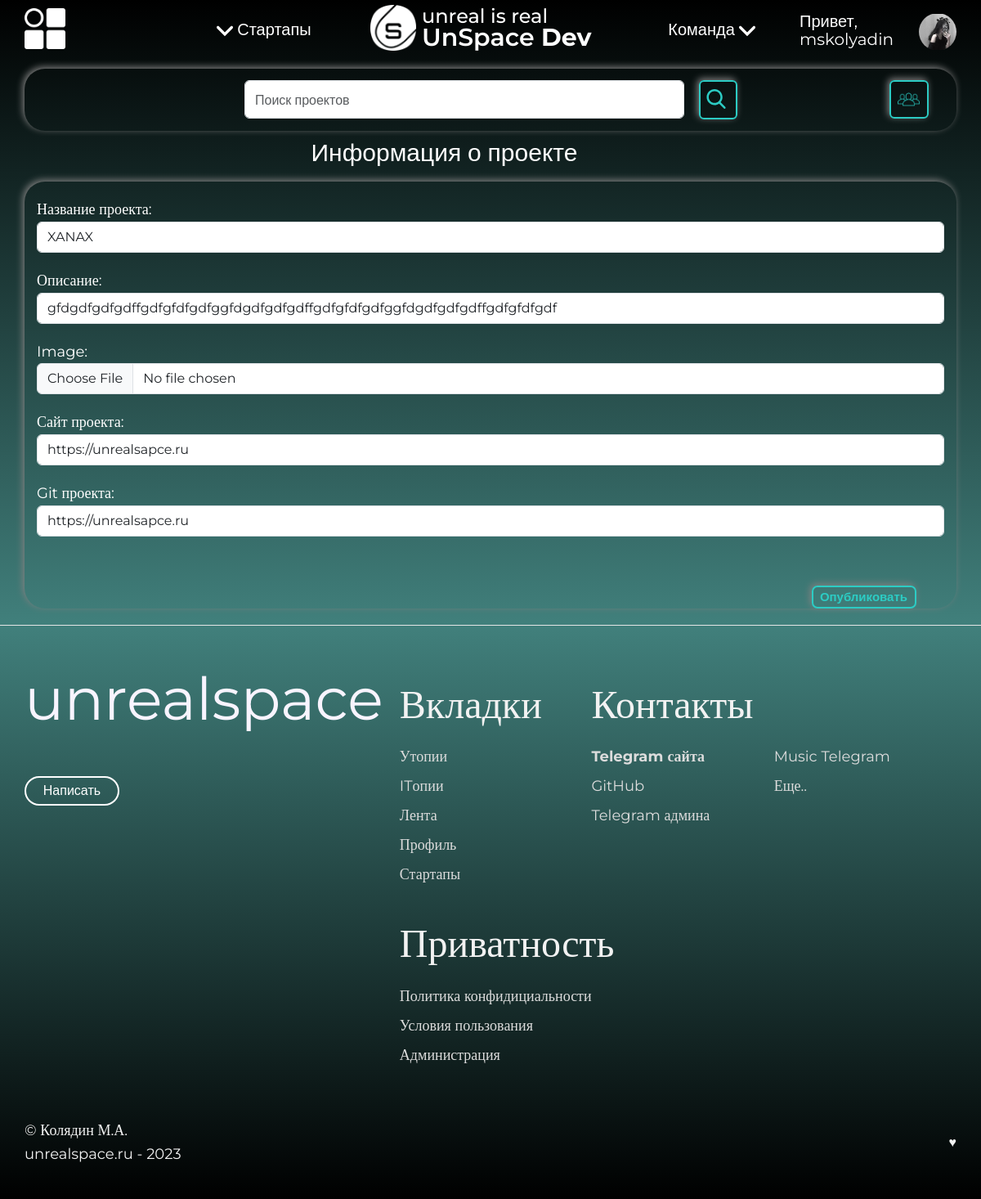
/dev/editstartup/1 (signed in), run on the app's committed database.
### regauth/models.py (models this page shows, shortened)
class Profile(models.Model):
    user = models.OneToOneField(User, on_delete=models.CASCADE)
    avatar = models.ImageField(default='default.png', upload_to='profile_avatars')
    bio = models.CharField(max_length=100, validators=[MinLengthValidator(50)],  blank=True, default='Добро пожаловать на UnrealSpace! Пожалуйста, заполните свой профиль. ')
    tags = TaggableManager()
    contact = models.URLField(default="http://")
    date_registered = models.DateTimeField(auto_now_add=True)
    raiting = models.ManyToManyField(User, related_name='raiting')
    slug = models.SlugField(max_length=255, default=uuid.uuid4,
                            allow_unicode=True, db_index=True, verbose_name="URL")
    verify = models.BooleanField('Галочка', default=False)
    telegram = models.URLField('Телеграм пользователя')
    vk = models.URLField('Вконтакте пользователя')
    git = models.URLField('GitHub пользователя')
    class Meta:
        verbose_name = 'Профиль пользователя'
        verbose_name_plural = 'Профили пользователей'

### dev/models.py (models this page shows, shortened)
class Startup(models.Model):
	team = models.ForeignKey(Team, on_delete=models.PROTECT)
	founder = models.ForeignKey(User, on_delete=models.PROTECT)
	slug = models.SlugField(max_length=255, default=uuid.uuid4, allow_unicode=True, db_index=True, verbose_name="URL")
	title = models.CharField('Название проекта', max_length=25)
	discription = models.CharField('Описание', max_length=71, validators=[MinLengthValidator(50)])
	image = models.ImageField('Обложка проекта', upload_to="proectpics")
	site = models.URLField('Сайт проекта')
	git = models.URLField('Git проекта')
	verify = models.BooleanField('Галочка', default=False)
	date = models.DateTimeField(default=timezone.now)
	class Meta:
		verbose_name = 'Стартап'
		verbose_name_plural = 'Стартапы'

### dev/views.py (the view, shortened to what this page needs)
class StartupUpdateView(LoginRequiredMixin, UserPassesTestMixin, UpdateView):
    model = Startup
    form_class = StartupForm
    template_name = 'dev/startupform.html'
    def test_func(self):
        post = self.get_object()
        if self.request.user == post.founder:
            return True
        return False

### dev/forms.py
class StartupForm(forms.ModelForm):
	def __init__(self, *args, **kwargs):
		super(StartupForm, self).__init__(*args, **kwargs)
		self.fields['site'].required = False
	image = forms.ImageField(required=True, widget=forms.FileInput(attrs={'class': 'form-control'}))
	class Meta:
		model = Startup
		fields = ['title', 'discription', 'image', 'site', 'git']
		widgets = {
		"title": forms.TextInput(attrs={
			'class': 'form-control',
			'placeholder': 'Название проекта'
			}),
		"discription": forms.TextInput(attrs={
			'class': 'form-control',
			'placeholder': 'Описание проекта',
			}),
		"site": forms.URLInput(attrs={
			'class': 'form-control',
			'placeholder': 'Сайт проекта (Если есть)'
			}),
		"git": forms.URLInput(attrs={
			'class': 'form-control',
			'placeholder': 'GitHub проекта'
			}),
		}

### dev/templates/dev/startupform.html (shortened to what this page needs)
{% extends 'dev/layout.html' %}
{% load static %}
    {% block content %}
        <h1 class="u-align-center-xs u-custom-font u-font-montserrat u-text u-text-body-alt-color u-text-1">Информация о проекте</h1>
        <div class="u-container-style u-expanded-width u-group u-hover-feature u-radius-25 u-shape-round u-group-4">
          <div class="u-container-layout u-container-layout-4">
                <form style="margin-left: 15px; margin-top: 20px; margin-right: 15px; color: #fff; font-family: 'montserrat' ;" method="POST" enctype="multipart/form-data">
                  {{ form.as_p }}<br>
                  <button type="submit" class="u-border-2 u-border-palette-4-dark-1 u-btn u-btn-round u-button-style u-custom-font u-font-montserrat u-hover-feature u-hover-palette-4-dark-1 u-none u-radius-7 u-btn-1">Опубликовать</button>
                </form>
              </div>
            </div>
          {% endblock %}

### dev/templates/dev/layout.html (shortened to what this page needs)
{% load static %}
<!DOCTYPE html>
<html style="font-size: 16px;" lang="ru"><head>
    <link rel="stylesheet" href="{% static 'dev/css/nicepage.css' %}" media="screen">
    <link rel="stylesheet" href="{% static 'dev/css/startups.css' %}" media="screen">
    <link href="https://cdn.jsdelivr.net/npm/bootstrap@5.3.0-alpha1/dist/css/bootstrap.min.css" rel="stylesheet">
  <meta data-intl-tel-input-cdn-path="intlTelInput/"></head>
  <body data-home-page="Главная.html" data-home-page-title="Главная" class="u-body u-overlap u-xl-mode" data-lang="ru"><header class="u-clearfix u-header u-header" id="sec-9a5d"><div class="u-clearfix u-sheet u-sheet-1">
        <a href="https://nicepage.com" class="u-image u-logo u-image-1" data-image-width="958" data-image-height="955">
          <img src="{% static 'dev/img/unspaceicon.png' %}" class="u-logo-image u-logo-image-1">
        </a>
        <h1 class="u-custom-font u-font-montserrat u-text u-text-body-alt-color u-text-default u-text-1">UnSpace<span style="font-weight: 700;"> Dev</span>
        </h1>
        <h1 class="u-custom-font u-font-montserrat u-text u-text-body-alt-color u-text-default u-text-2">unreal is real</h1>
        <nav class="u-menu u-menu-hamburger u-offcanvas u-menu-1" data-responsive-from="XL">
          <div class="menu-collapse" style="font-size: 1rem; letter-spacing: 0px;">
            <a class="u-button-style u-custom-left-right-menu-spacing u-custom-padding-bottom u-custom-top-bottom-menu-spacing u-file-icon u-nav-link u-text-active-palette-1-base u-text-hover-palette-2-base u-text-white u-file-icon-1" href="#">
              <img src="{% static 'dev/img/9950622-f2a241f6.png' %}" alt="">
            </a>
          </div>
        </nav>
        <img class="u-image u-image-circle u-image-contain u-image-5" src="{{user.profile.avatar.url}}" data-href="{% url 'profile' %}" alt="" data-image-width="958" data-image-height="955">
        <a href="{% url 'profile' %}"><h1 class="u-custom-font u-font-montserrat u-hidden-xs u-text u-text-body-alt-color u-text-6"><a href="{% url 'profile' %}">Привет,
        {% if user.is_authenticated %}
          <br>{{request.user}}</a>
          {% else %}
          <br>User
          {% endif %}
          </a>
        <a href="{% url 'startups' %}" class="u-border-none u-btn u-button-style u-custom-font u-font-montserrat u-hidden-sm u-hidden-xs u-none u-text-body-alt-color u-btn-1" title="Startups"><span class="u-icon"></span>&nbsp;Стартапы
        </a>
        <a href="{% url 'utopies' %}" class="u-border-none u-btn u-button-style u-custom-font u-font-montserrat u-hidden-sm u-hidden-xs u-none u-text-body-alt-color u-btn-2" title="Startups">Команда&nbsp;<span class="u-icon"></span>
        </a>
      </div></header>
    <section class="u-clearfix u-gradient u-section-1" id="carousel_b006">
      <div class="u-clearfix u-sheet u-sheet-1">
        <div class="u-container-style u-expanded-width u-group u-hover-feature u-radius-25 u-shape-round u-group-1">
          <div class="u-container-layout u-container-layout-1">
            <a href="{% url 'itutopies' %}" class="u-border-2 u-border-active-palette-4-dark-1 u-border-hover-palette-4-dark-1 u-border-palette-4-dark-1 u-btn u-btn-round u-button-style u-custom-font u-font-montserrat u-hover-feature u-hover-palette-4-dark-1 u-none u-radius-6 u-text-active-white u-text-hover-white u-text-palette-4-dark-1 u-btn-1"><span class="u-file-icon u-icon u-text-palette-4-dark-1 u-icon-1"><img src="{% static 'dev/img/3071722-993fce68.png' %}" alt=""></span>
            </a>
            <div class="u-shape-round u-shape-1">
                 <form action="{% url 'searchstar' %}" method="get">
                    <input class="form-control input" style="height: 47px;" type="text" name="s" placeholder="Поиск проектов">
                 </div>
         <button type="submit" class="u-border-2 u-border-active-palette-4-dark-1 u-border-hover-palette-4-dark-1 u-border-palette-4-dark-1 u-btn u-btn-round u-button-style u-custom-font u-font-montserrat u-hover-feature u-hover-palette-4-dark-1 u-none u-radius-6 u-text-active-white u-text-hover-white u-text-palette-4-dark-1 u-btn-2"><span class="u-icon u-text-palette-4-dark-1 u-icon-2"></span>&nbsp;
            </button>
          </div>                  </form>
        </div>
        {% block content %}
      {% endblock content %}
    </section>
    <footer class="footer">
  <div class="footer__addr">
    <h1 class="footer__logo">UnrealSpace </h1>
    <address>
    <br>
      <a class="footer__btn gain-center u-border-2 u-border-hover-palette-1-base u-border-white u-btn u-btn-round u-button-style u-custom-font u-font-montserrat u-hover-palette-1-base u-none u-radius-50 u-btn-4 " href="mailto:maksimkoladin246@gmail.com">Написать</a>
    </address>
    </div>
    <ul class="footer__nav">
    <li class="nav__item">
      <h2 class="nav__title">Вкладки</h2>
      <ul class="nav__ul">
        <li>
          <a href="{% url 'utopies' %}">Утопии</a>
        </li>
        <li>
          <a href="{% url 'itutopies' %}">ITопии</a>
        </li>
          <li>
          <a href="{% url 'unews' %}">Лента</a>
        </li>
         <li>
          <a href="{% url 'profile' %}">Профиль</a>
        </li>
         <li>
          <a href="{% url 'startups' %}">Стартапы</a>
        </li>
      </ul>
    </li>
    <li class="nav__item nav__item--extra">
      <h2 class="nav__title">Контакты</h2>
      <ul class="nav__ul nav__ul--extra">
        <li>
      <a href="https://t.me/unspacedev"><b>Telegram сайта</b></a>
        </li>
        <li>
           <a href="https://github.com/usmskolyadin">GitHub</a>
        </li>
        <li>
          <a href="https://t.me/MSkolyadinxd/">Telegram админа</a>
        </li>
        <li>
          <a href="https://t.me/unrealspacemusic/">Music Telegram</a>
        </li>
        <li>
          <a href="{% url 'utopies' %}">Еще..</a>
        </li>
      </ul>
    </li>
    <li class="nav__item">
      <h2 class="nav__title">Приватность</h2>
      <ul class="nav__ul">
        <li>
          <a href="{% url 'privaty-policy' %}">Политика конфидициальности</a>
        </li>
        <li>
          <a href="{% url 'user-agreement' %}">Условия пользования</a>
        </li>
        <li>
          <a href="regauth/profile/mskolyadin">Администрация</a>
        </li>
      </ul>
    </li>
  </ul>
  <div class="legal">
    <p>© Колядин М.А.<br> unrealspace.ru - 2023</p>
    <div class="legal__links">
      <span>♥</span>
    </div>
  </div>
</footer>
</body>
</html>

### data on the page
Startup: title "XANAX", discription "gfdgdfgdfgdffgdfgfdfgdfggfdgdfgdfgdffgdfgfdfgdfggfdgdfgdfgdffgdfgfdfgdf", site "https://unrealsapce.ru", git "https://unrealsapce.ru"

### other printed values
{{ request.user }} "mskolyadin"
